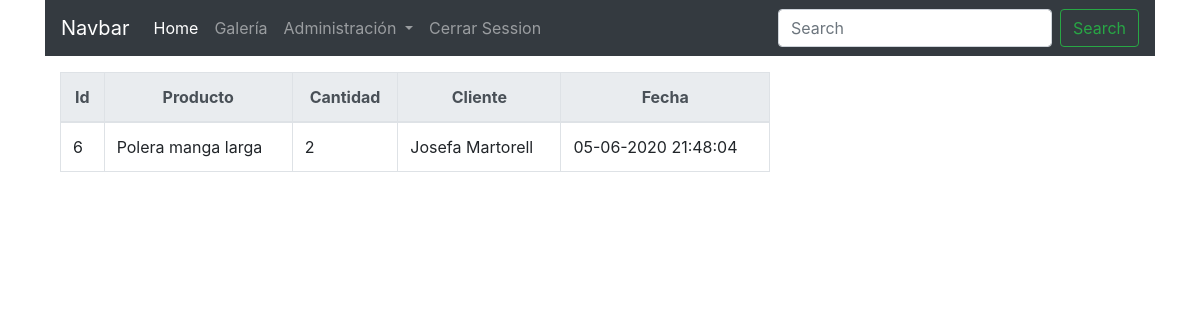
Screenshot of /cotizaciones.php (signed in) with the database file from the repository.
### tables this page shows
CREATE TABLE `cotizaciones` (
  `id` int(11) NOT NULL AUTO_INCREMENT,
  `producto_id` int(11) NOT NULL,
  `cantidad` int(11) DEFAULT NULL,
  `usuario_id` int(11) NOT NULL,
  `created_at` datetime DEFAULT NULL,
  `updated_at` datetime DEFAULT NULL,
  PRIMARY KEY (`id`)
);

CREATE TABLE `productos` (
  `id` int(11) NOT NULL AUTO_INCREMENT,
  `nombre` varchar(50) NOT NULL,
  `codigo` varchar(50) NOT NULL,
  `precio` int(11) DEFAULT NULL,
  `activo` int(11) NOT NULL,
  `created_at` datetime DEFAULT NULL,
  `updated_at` datetime DEFAULT NULL,
  PRIMARY KEY (`id`)
);

CREATE TABLE `usuarios` (
  `id` int(11) NOT NULL AUTO_INCREMENT,
  `nombre` varchar(255) NOT NULL,
  `email` varchar(255) NOT NULL,
  `password` varchar(255) NOT NULL,
  `rol_id` int(11) NOT NULL,
  `activo` int(11) NOT NULL,
  `created_at` datetime DEFAULT NULL,
  `updated_at` datetime DEFAULT NULL,
  PRIMARY KEY (`id`)
);

### cotizaciones.php (the view, shortened to what this page needs)
<?php
require('conexion.php');
$cotizaciones = $con->query("SELECT c.id, p.nombre as producto, c.cantidad, c.created_at, u.nombre as usuario FROM cotizaciones c INNER JOIN productos p ON c.producto_id = p.id INNER JOIN usuarios u ON c.usuario_id = u.id ORDER BY c.created_at DESC");
$res = $cotizaciones->fetchAll();
if(isset($_SESSION['autenticado']) && ($_SESSION['rol'] <= 2)):
?>
<!DOCTYPE html>
<html>
<head>
	<link rel="stylesheet" href="https://stackpath.bootstrapcdn.com/bootstrap/4.4.1/css/bootstrap.min.css">
</head>
<body>
	<div class="container">
		<?php include('header.php') ?>
		<div class="col-md-8 mt-3">
			<table class="table table-hover table-bordered">
				<tr>
					<thead class="thead-light text-center">
						<th>Id</th>
						<th>Producto</th>
						<th>Cantidad</th>
						<th>Cliente</th>
						<th>Fecha</th>
					</thead>
				</tr>
				<?php foreach($res as $r): ?>
					<tr>
						<td><?php echo $r['id']; ?></td>
						<td>
							<?php echo $r['producto']; ?></a>
						</td>
						<td><?php echo $r['cantidad']; ?></td>
						<td><?php echo $r['usuario']; ?></td>
						<td>
							<?php
								$fecha = new DateTime($r['created_at']);
								echo $fecha->format('d-m-Y H:i:s');
							?>
						</td>
					</tr>
				<?php endforeach; ?>
			</table>
		</div>
	</div>
</body>
</html>
<?php
	else:
		header('Location: galeriaProductos.php');
	endif;
?>

### rows the page displays
cotizaciones: id "6", producto.nombre "Polera manga larga", cantidad "2", usuario.nombre "Josefa Martorell", created_at "05-06-2020 21:48:04"
